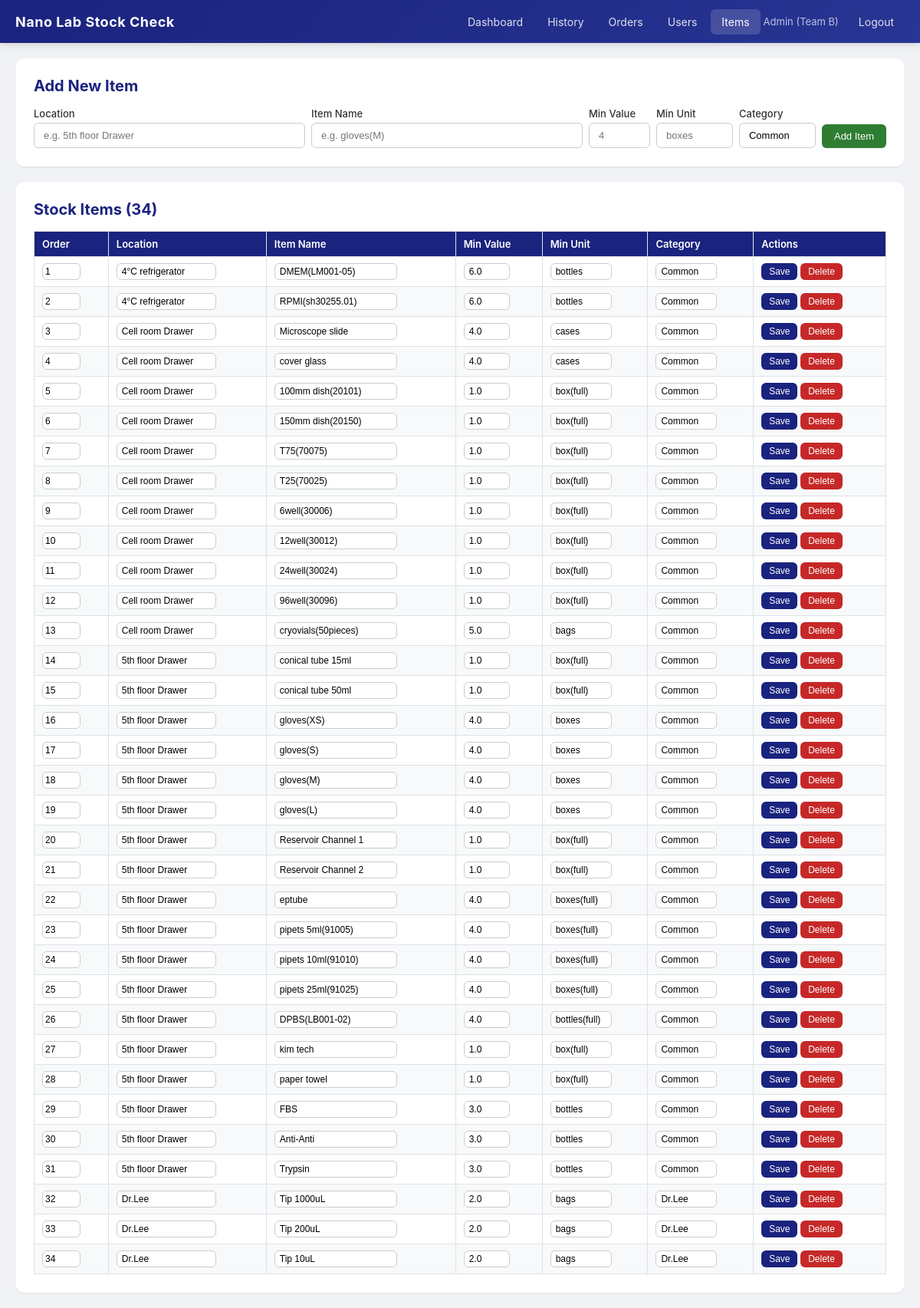
/admin/items (signed in), run on the app's committed database.
### tables this page shows
CREATE TABLE items (
            id INTEGER PRIMARY KEY AUTOINCREMENT,
            stock_place TEXT NOT NULL,
            item_name TEXT NOT NULL,
            minimum TEXT NOT NULL DEFAULT '',
            category TEXT NOT NULL DEFAULT 'Common',
            sort_order INTEGER NOT NULL DEFAULT 0
        , min_value REAL, min_unit TEXT NOT NULL DEFAULT '');

### app.py (the view)
@app.route('/admin/items')
@admin_required
def admin_items():
    db = get_db()
    items = db.execute('SELECT * FROM items ORDER BY sort_order').fetchall()
    return render_template('admin_items.html', items=items)

### app.py (called while the page is built)
def get_teams_display():
    return [{'key': t['key'], 'name': t['name']} for t in _teams_config['teams']]

def get_team_key_for_group(group_name):
    for t in _teams_config['teams']:
        if t['name'] == group_name:
            return t['key']
    return '?'

def get_db():
    if 'db' not in g:
        g.db = sqlite3.connect(DB_PATH)
        g.db.row_factory = sqlite3.Row
        g.db.execute('PRAGMA journal_mode=WAL')
        g.db.execute('PRAGMA foreign_keys=ON')
    return g.db

def admin_required(f):
    @wraps(f)
    def decorated(*args, **kwargs):
        if 'user_id' not in session:
            flash('Please log in first.', 'warning')
            return redirect(url_for('login'))
        if session.get('role') != 'admin':
            flash('Admin access required.', 'danger')
            return redirect(url_for('dashboard'))
        return f(*args, **kwargs)
    return decorated

@app.context_processor
def inject_globals():
    teams_display = get_teams_display()
    kst_now = datetime.now(KST)
    return {
        'current_user': session.get('display_name', ''),
        'current_role': session.get('role', ''),
        'current_group': session.get('group_name', ''),
        'groups': GROUPS,
        'teams_display': teams_display,
        'get_team_key': get_team_key_for_group,
        'now_kst': kst_now.strftime('%H:%M:%S'),
        'now_kst_date_full': kst_now.strftime('%A, %d %B %Y'),
    }

### templates/admin_items.html (shortened to what this page needs)
{% extends "base.html" %}
{% block content %}
<div class="card">
    <h2>Add New Item</h2>
    <form method="POST" action="{{ url_for('add_item') }}" style="display: flex; gap: 8px; align-items: flex-end; flex-wrap: wrap;">
        <div class="form-group" style="margin-bottom: 0; flex: 1; min-width: 140px;">
            <label>Location</label>
            <input type="text" name="stock_place" required placeholder="e.g. 5th floor Drawer">
        </div>
        <div class="form-group" style="margin-bottom: 0; flex: 1; min-width: 140px;">
            <label>Item Name</label>
            <input type="text" name="item_name" required placeholder="e.g. gloves(M)">
        </div>
        <div class="form-group" style="margin-bottom: 0; flex: 0 0 80px;">
            <label>Min Value</label>
            <input type="number" name="min_value" min="0" step="1" placeholder="4">
        </div>
        <div class="form-group" style="margin-bottom: 0; flex: 0 0 100px;">
            <label>Min Unit</label>
            <input type="text" name="min_unit" placeholder="boxes">
        </div>
        <div class="form-group" style="margin-bottom: 0; flex: 0 0 100px;">
            <label>Category</label>
            <input type="text" name="category" value="Common" placeholder="Common">
        </div>
        <button type="submit" class="btn btn-success" style="margin-bottom: 0;">Add Item</button>
    </form>
</div>
<div class="card">
    <h2>Stock Items ({{ items|length }})</h2>
    <div style="overflow-x: auto;">
        <table>
            <thead>
                <tr>
                    <th>Order</th>
                    <th>Location</th>
                    <th>Item Name</th>
                    <th>Min Value</th>
                    <th>Min Unit</th>
                    <th>Category</th>
                    <th>Actions</th>
                </tr>
            </thead>
            <tbody>
                {% for item in items %}
                <tr>
                    <form method="POST" action="{{ url_for('edit_item', item_id=item.id) }}">
                        <td>
                            <input type="number" name="sort_order" value="{{ item.sort_order }}" style="width: 50px; padding: 3px; font-size: 12px;">
                        </td>
                        <td>
                            <input type="text" name="stock_place" value="{{ item.stock_place }}" style="width: 130px; padding: 3px 6px; font-size: 12px;">
                        </td>
                        <td>
                            <input type="text" name="item_name" value="{{ item.item_name }}" style="width: 160px; padding: 3px 6px; font-size: 12px;">
                        </td>
                        <td>
                            <input type="number" name="min_value" value="{{ item.min_value if item.min_value is not none else '' }}" min="0" step="1" style="width: 60px; padding: 3px 6px; font-size: 12px;">
                        </td>
                        <td>
                            <input type="text" name="min_unit" value="{{ item.min_unit if item.min_unit else '' }}" style="width: 80px; padding: 3px 6px; font-size: 12px;">
                        </td>
                        <td>
                            <input type="text" name="category" value="{{ item.category }}" style="width: 80px; padding: 3px 6px; font-size: 12px;">
                        </td>
                        <td style="white-space: nowrap;">
                            <button type="submit" class="btn btn-primary btn-sm">Save</button>
                    </form>
                    <form method="POST" action="{{ url_for('delete_item', item_id=item.id) }}" style="display: inline;"
                          onsubmit="return confirm('Delete item {{ item.item_name }}?')">
                        <button type="submit" class="btn btn-danger btn-sm">Delete</button>
                    </form>
                </tr>
                {% endfor %}
            </tbody>
        </table>
    </div>
</div>
{% endblock %}

### templates/base.html (style rules this page uses)
* { margin: 0; padding: 0; box-sizing: border-box; }
body { font-family: -apple-system, BlinkMacSystemFont, 'Segoe UI', Roboto, sans-serif; background: #f0f2f5; color: #333; min-height: 100vh; }
.card { background: white; border-radius: 12px; box-shadow: 0 1px 3px rgba(0,0,0,0.08); padding: 24px; margin-bottom: 20px; }
.card h2 { font-size: 20px; margin-bottom: 16px; color: #1a237e; }
table { width: 100%; border-collapse: collapse; font-size: 13px; }
th, td { padding: 8px 10px; text-align: left; border: 1px solid #dee2e6; }
th { background: #1a237e; color: white; font-weight: 600; }
tr:nth-child(even) { background: #f8f9fa; }
.btn { display: inline-block; padding: 8px 16px; border: none; border-radius: 6px; cursor: pointer; font-size: 13px; font-weight: 500; text-decoration: none; transition: all 0.2s; color: white; }
.btn-primary { background: #1a237e; }
.btn-success { background: #2e7d32; }
.btn-danger { background: #c62828; }
.btn-sm { padding: 4px 10px; font-size: 12px; }
input[type="text"], input[type="password"], input[type="email"], input[type="date"], input[type="number"], select, textarea { padding: 8px 12px; border: 1px solid #ccc; border-radius: 6px; font-size: 13px; width: 100%; transition: border-color 0.2s; }
.form-group { margin-bottom: 16px; }
.form-group label { display: block; margin-bottom: 4px; font-weight: 500; font-size: 13px; }

### data on the page
items: sort_order "1", stock_place "4°C refrigerator", item_name "DMEM(LM001-05)", min_value "6.0", min_unit "bottles", category "Common"
items: sort_order "2", stock_place "4°C refrigerator", item_name "RPMI(sh30255.01)", min_value "6.0", min_unit "bottles", category "Common"
items: sort_order "3", stock_place "Cell room Drawer", item_name "Microscope slide", min_value "4.0", min_unit "cases", category "Common"
items: sort_order "4", stock_place "Cell room Drawer", item_name "cover glass", min_value "4.0", min_unit "cases", category "Common"
items: sort_order "5", stock_place "Cell room Drawer", item_name "100mm dish(20101)", min_value "1.0", min_unit "box(full)", category "Common"
items: sort_order "6", stock_place "Cell room Drawer", item_name "150mm dish(20150)", min_value "1.0", min_unit "box(full)", category "Common"
items: sort_order "7", stock_place "Cell room Drawer", item_name "T75(70075)", min_value "1.0", min_unit "box(full)", category "Common"
items: sort_order "8", stock_place "Cell room Drawer", item_name "T25(70025)", min_value "1.0", min_unit "box(full)", category "Common"
items: sort_order "9", stock_place "Cell room Drawer", item_name "6well(30006)", min_value "1.0", min_unit "box(full)", category "Common"
items: sort_order "10", stock_place "Cell room Drawer", item_name "12well(30012)", min_value "1.0", min_unit "box(full)", category "Common"
items: sort_order "11", stock_place "Cell room Drawer", item_name "24well(30024)", min_value "1.0", min_unit "box(full)", category "Common"
items: sort_order "12", stock_place "Cell room Drawer", item_name "96well(30096)", min_value "1.0", min_unit "box(full)", category "Common"
items: sort_order "13", stock_place "Cell room Drawer", item_name "cryovials(50pieces)", min_value "5.0", min_unit "bags", category "Common"
items: sort_order "14", stock_place "5th floor Drawer", item_name "conical tube 15ml", min_value "1.0", min_unit "box(full)", category "Common"
items: sort_order "15", stock_place "5th floor Drawer", item_name "conical tube 50ml", min_value "1.0", min_unit "box(full)", category "Common"
items: sort_order "16", stock_place "5th floor Drawer", item_name "gloves(XS)", min_value "4.0", min_unit "boxes", category "Common"
items: sort_order "17", stock_place "5th floor Drawer", item_name "gloves(S)", min_value "4.0", min_unit "boxes", category "Common"
items: sort_order "18", stock_place "5th floor Drawer", item_name "gloves(M)", min_value "4.0", min_unit "boxes", category "Common"
items: sort_order "19", stock_place "5th floor Drawer", item_name "gloves(L)", min_value "4.0", min_unit "boxes", category "Common"
items: sort_order "20", stock_place "5th floor Drawer", item_name "Reservoir Channel 1", min_value "1.0", min_unit "box(full)", category "Common"
items: sort_order "21", stock_place "5th floor Drawer", item_name "Reservoir Channel 2", min_value "1.0", min_unit "box(full)", category "Common"
items: sort_order "22", stock_place "5th floor Drawer", item_name "eptube", min_value "4.0", min_unit "boxes(full)", category "Common"
items: sort_order "23", stock_place "5th floor Drawer", item_name "pipets 5ml(91005)", min_value "4.0", min_unit "boxes(full)", category "Common"
items: sort_order "24", stock_place "5th floor Drawer", item_name "pipets 10ml(91010)", min_value "4.0", min_unit "boxes(full)", category "Common"
items: sort_order "25", stock_place "5th floor Drawer", item_name "pipets 25ml(91025)", min_value "4.0", min_unit "boxes(full)", category "Common"
items: sort_order "26", stock_place "5th floor Drawer", item_name "DPBS(LB001-02)", min_value "4.0", min_unit "bottles(full)", category "Common"
items: sort_order "27", stock_place "5th floor Drawer", item_name "kim tech", min_value "1.0", min_unit "box(full)", category "Common"
items: sort_order "28", stock_place "5th floor Drawer", item_name "paper towel", min_value "1.0", min_unit "box(full)", category "Common"
items: sort_order "29", stock_place "5th floor Drawer", item_name "FBS", min_value "3.0", min_unit "bottles", category "Common"
items: sort_order "30", stock_place "5th floor Drawer", item_name "Anti-Anti", min_value "3.0", min_unit "bottles", category "Common"
items: sort_order "31", stock_place "5th floor Drawer", item_name "Trypsin", min_value "3.0", min_unit "bottles", category "Common"
items: sort_order "32", stock_place "Dr.Lee", item_name "Tip 1000uL", min_value "2.0", min_unit "bags", category "Dr.Lee"
items: sort_order "33", stock_place "Dr.Lee", item_name "Tip 200uL", min_value "2.0", min_unit "bags", category "Dr.Lee"
items: sort_order "34", stock_place "Dr.Lee", item_name "Tip 10uL", min_value "2.0", min_unit "bags", category "Dr.Lee"

### other printed values
{{ current_user }} "Admin"
{{ get_team_key(current_group) }} "B"
{{ items|length }} "34"
